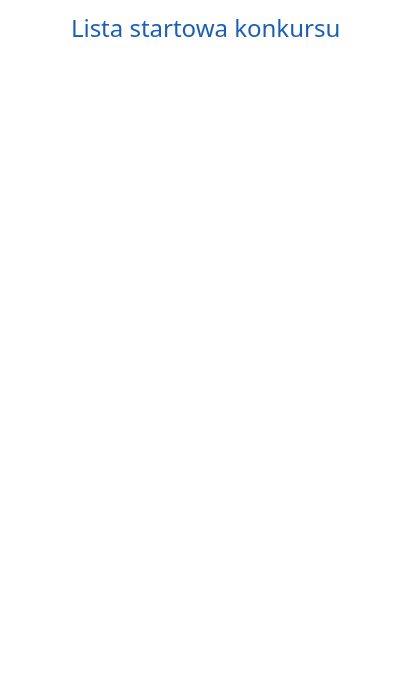
<?xml version="1.0" encoding="UTF-8"?>
<ui version="4.0">
 <class>CompetitionStartListDisplayWidget</class>
 <widget class="QWidget" name="CompetitionStartListDisplayWidget">
  <property name="geometry">
   <rect>
    <x>0</x>
    <y>0</y>
    <width>407</width>
    <height>680</height>
   </rect>
  </property>
  <property name="sizePolicy">
   <sizepolicy hsizetype="Expanding" vsizetype="Expanding">
    <horstretch>0</horstretch>
    <verstretch>0</verstretch>
   </sizepolicy>
  </property>
  <property name="windowTitle">
   <string>Form</string>
  </property>
  <property name="styleSheet">
   <string notr="true">background: transparent;</string>
  </property>
  <layout class="QVBoxLayout" name="verticalLayout_2">
   <item>
    <layout class="QHBoxLayout" name="horizontalLayout_2">
     <item>
      <spacer name="horizontalSpacer_2">
       <property name="orientation">
        <enum>Qt::Horizontal</enum>
       </property>
       <property name="sizeHint" stdset="0">
        <size>
         <width>40</width>
         <height>20</height>
        </size>
       </property>
      </spacer>
     </item>
     <item>
      <widget class="QLabel" name="label">
       <property name="font">
        <font>
         <family>Quicksand Medium</family>
         <pointsize>18</pointsize>
         <bold>false</bold>
        </font>
       </property>
       <property name="styleSheet">
        <string notr="true">QLabel{
color: rgb(26, 95, 180);
}</string>
       </property>
       <property name="text">
        <string>Lista startowa konkursu</string>
       </property>
      </widget>
     </item>
     <item>
      <spacer name="horizontalSpacer_3">
       <property name="orientation">
        <enum>Qt::Horizontal</enum>
       </property>
       <property name="sizeHint" stdset="0">
        <size>
         <width>40</width>
         <height>20</height>
        </size>
       </property>
      </spacer>
     </item>
    </layout>
   </item>
   <item>
    <widget class="QScrollArea" name="scrollArea_itemsLayout">
     <property name="minimumSize">
      <size>
       <width>389</width>
       <height>550</height>
      </size>
     </property>
     <property name="maximumSize">
      <size>
       <width>389</width>
       <height>550</height>
      </size>
     </property>
     <property name="styleSheet">
      <string notr="true">QScrollArea{
background: transparent;
}
QScrollBar::handle{
border: 2px solid rgb(101, 23, 23);
background-color: rgb(255, 229, 190);
height: 10px;
width: 5px;
}</string>
     </property>
     <property name="widgetResizable">
      <bool>true</bool>
     </property>
     <widget class="QWidget" name="scrollAreaWidgetContents">
      <property name="geometry">
       <rect>
        <x>0</x>
        <y>0</y>
        <width>387</width>
        <height>548</height>
       </rect>
      </property>
      <layout class="QVBoxLayout" name="verticalLayout">
       <item>
        <layout class="QVBoxLayout" name="verticalLayout_items"/>
       </item>
       <item>
        <spacer name="verticalSpacer_2">
         <property name="orientation">
          <enum>Qt::Vertical</enum>
         </property>
         <property name="sizeHint" stdset="0">
          <size>
           <width>20</width>
           <height>40</height>
          </size>
         </property>
        </spacer>
       </item>
      </layout>
     </widget>
    </widget>
   </item>
   <item>
    <spacer name="verticalSpacer">
     <property name="orientation">
      <enum>Qt::Vertical</enum>
     </property>
     <property name="sizeType">
      <enum>QSizePolicy::Maximum</enum>
     </property>
     <property name="sizeHint" stdset="0">
      <size>
       <width>20</width>
       <height>10</height>
      </size>
     </property>
    </spacer>
   </item>
   <item>
    <layout class="QHBoxLayout" name="horizontalLayout">
     <item>
      <layout class="QHBoxLayout" name="horizontalLayout_downUpButtons">
       <item>
        <widget class="QPushButton" name="pushButton_up">
         <property name="minimumSize">
          <size>
           <width>45</width>
           <height>45</height>
          </size>
         </property>
         <property name="maximumSize">
          <size>
           <width>45</width>
           <height>45</height>
          </size>
         </property>
         <property name="text">
          <string/>
         </property>
         <property name="icon">
          <iconset resource="../../../assets.qrc">
           <normaloff>:/img/up-arrow.png</normaloff>:/img/up-arrow.png</iconset>
         </property>
         <property name="iconSize">
          <size>
           <width>40</width>
           <height>40</height>
          </size>
         </property>
         <property name="autoDefault">
          <bool>false</bool>
         </property>
         <property name="flat">
          <bool>true</bool>
         </property>
        </widget>
       </item>
       <item>
        <widget class="QPushButton" name="pushButton_down">
         <property name="minimumSize">
          <size>
           <width>45</width>
           <height>45</height>
          </size>
         </property>
         <property name="maximumSize">
          <size>
           <width>45</width>
           <height>45</height>
          </size>
         </property>
         <property name="text">
          <string/>
         </property>
         <property name="icon">
          <iconset resource="../../../assets.qrc">
           <normaloff>:/img/down.png</normaloff>:/img/down.png</iconset>
         </property>
         <property name="iconSize">
          <size>
           <width>40</width>
           <height>40</height>
          </size>
         </property>
         <property name="autoDefault">
          <bool>false</bool>
         </property>
         <property name="flat">
          <bool>true</bool>
         </property>
        </widget>
       </item>
      </layout>
     </item>
     <item>
      <spacer name="horizontalSpacer">
       <property name="orientation">
        <enum>Qt::Horizontal</enum>
       </property>
       <property name="sizeHint" stdset="0">
        <size>
         <width>40</width>
         <height>20</height>
        </size>
       </property>
      </spacer>
     </item>
     <item>
      <widget class="QPushButton" name="pushButton_edit">
       <property name="minimumSize">
        <size>
         <width>60</width>
         <height>60</height>
        </size>
       </property>
       <property name="maximumSize">
        <size>
         <width>55</width>
         <height>55</height>
        </size>
       </property>
       <property name="text">
        <string/>
       </property>
       <property name="icon">
        <iconset resource="../../../assets.qrc">
         <normaloff>:/img/pencil.png</normaloff>:/img/pencil.png</iconset>
       </property>
       <property name="iconSize">
        <size>
         <width>45</width>
         <height>45</height>
        </size>
       </property>
       <property name="flat">
        <bool>true</bool>
       </property>
      </widget>
     </item>
    </layout>
   </item>
  </layout>
 </widget>
 <resources>
  <include location="../../../assets.qrc"/>
 </resources>
 <connections/>
</ui>
